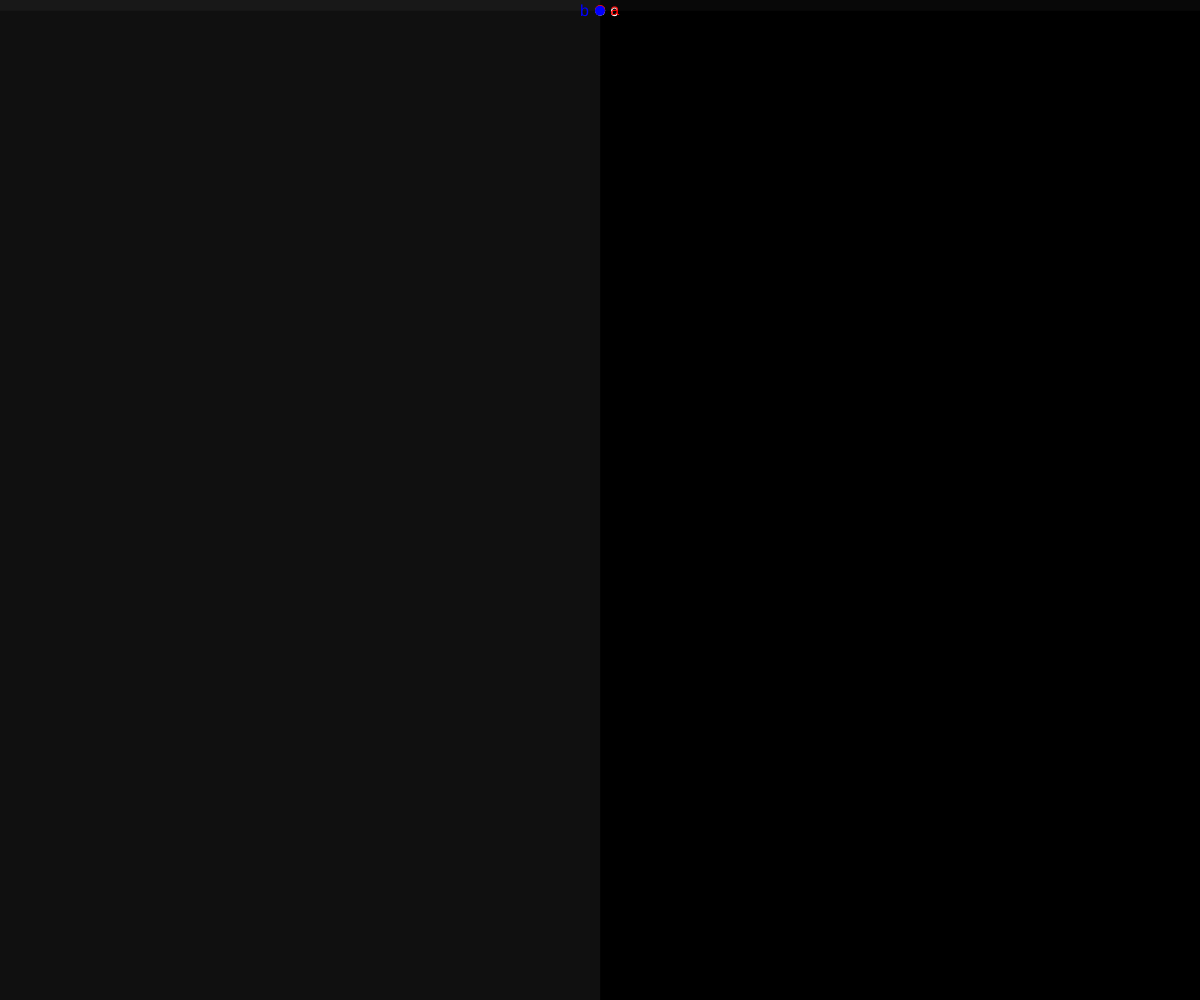
Frame 1 (no input)
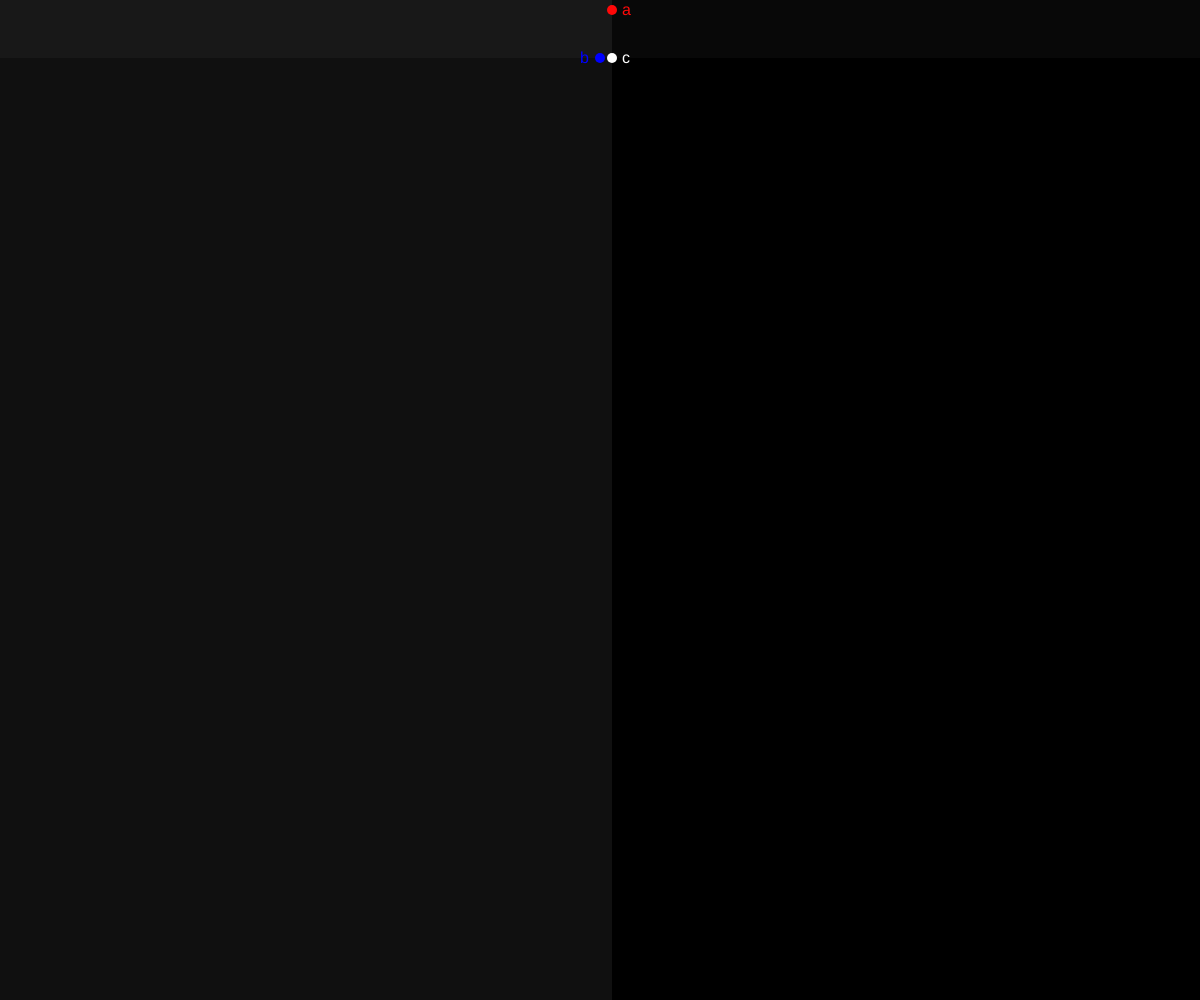
Frame 60 (no input)
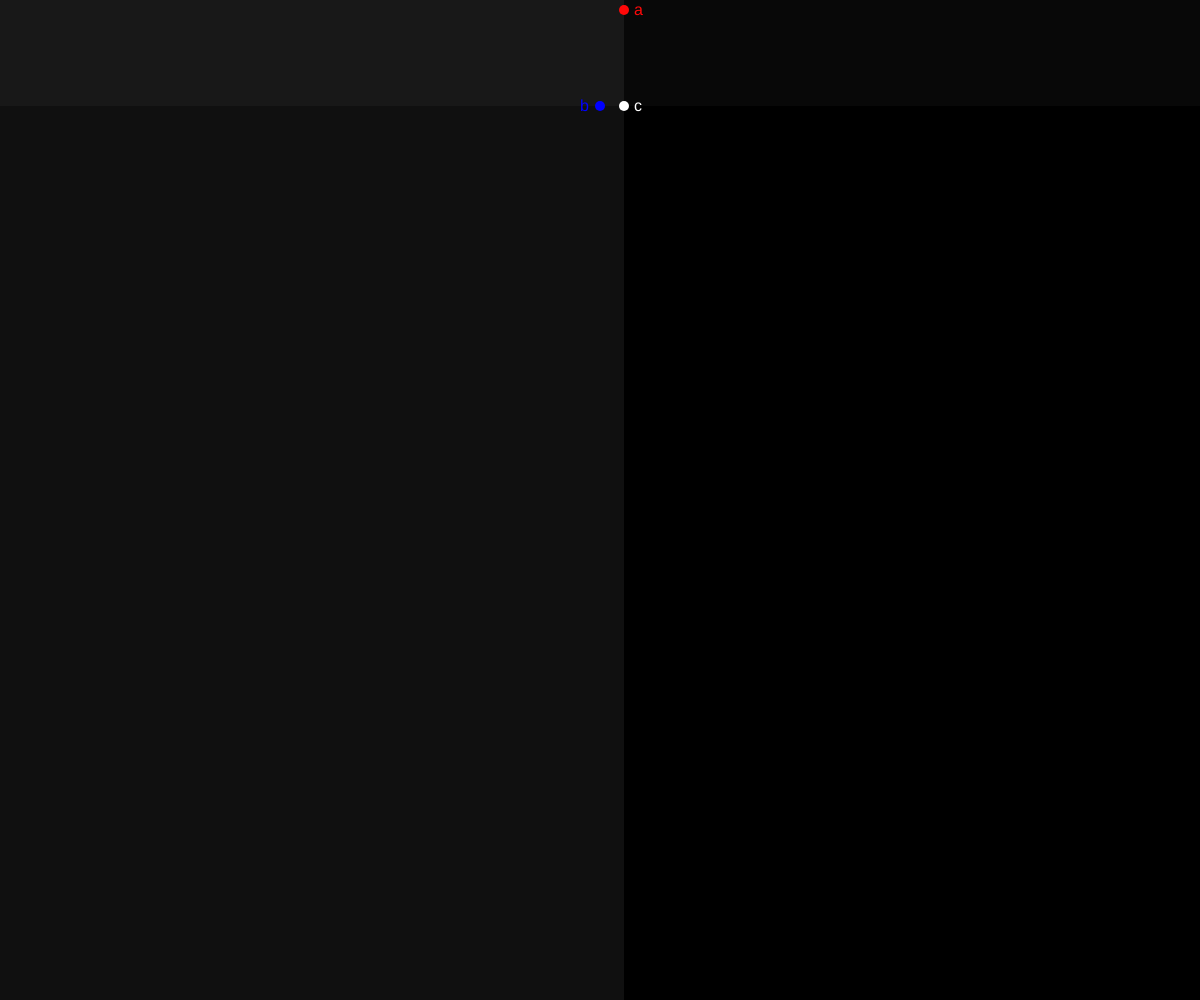
Frame 120 (the mouse pressed at the canvas centre since frame 60)

The p5.js sketch that drew these frames (run headless with seeded random() and noise() and a simulated clock; from frame 60 on, the mouse is pressed at the canvas centre):

// p5.js sketch
// ── sketch.js
/* Mimi Yin, NYU-ITP
Linear motion, deconstructed.
*/

// Variables to store x,y coordinates of position
let x, y;

// Variables to start starting x,y coordinates
let xstart, ystart;

function setup() {
  createCanvas(windowWidth, windowHeight);
  // Start near the middle, top
  x = width/2;
  y = 10;
  xstart = x;
	ystart = y;
  noStroke();
  textSize(16);
}

function draw() {
  // Draw a black background
  background(0);

  //Move
  x += .2;
  y += .8;

  // Draw linear pathway
  fill(255);
  ellipse(x, y, 10, 10);
  text("c", x + 10, y + 5);

  // Draw x-component of pathway
  fill(255, 16);
  rect(0, 0, x, height);
  fill(255, 0, 0);
  ellipse(x, ystart, 10, 10);
  text("a", x + 10, ystart + 5);

  // Draw y-component of pathway
  fill(255, 8);
  rect(0, 0, width, y);
  fill(0, 0, 255);
  ellipse(xstart, y, 10, 10);
  text("b", xstart - 20, y + 5);
}
